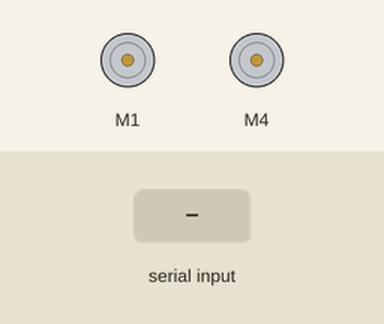
The sketch below on a simulated Arduino Uno, built with avr-gcc and run on an emulated ATmega328P. Parts: 2 × DC motor (green arrow = forward, orange = backward, longer = faster). The test bench sets the inputs (shaded band).

Above: at 1.2 s.
1.3 s: "F" received over the second serial link
At 2.5 s:
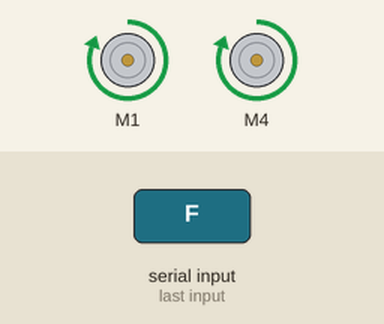
2.8 s: "B" received over the second serial link
At 3.9 s:
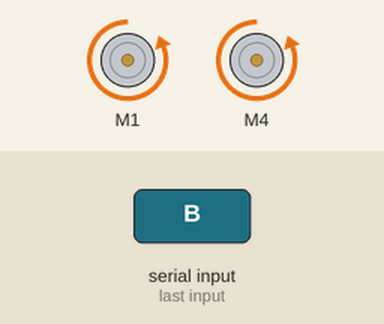
4.3 s: "L" received over the second serial link
At 4.7 s:
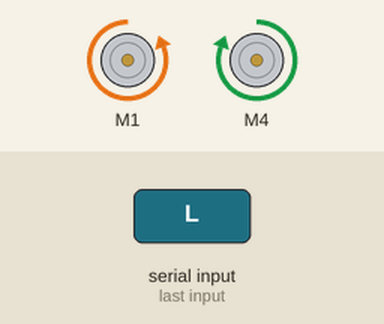
6.3 s: "R" received over the second serial link
At 6.7 s:
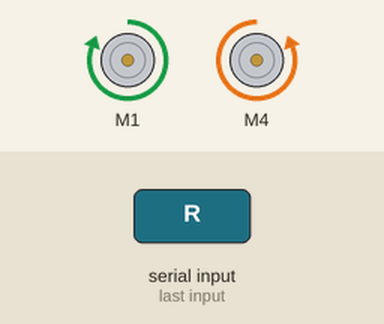
8.3 s: "S" received over the second serial link
At 9.3 s:
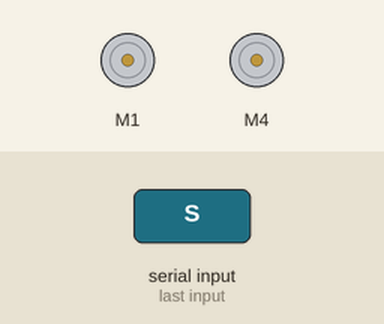
Timing chart, 0 to 10.8 s (numbered marks = the images above; inputs shaded):
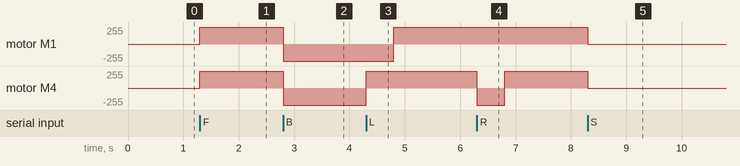

Measured:
- after the input at 1.3 s, motor M1, motor M4: stopped → forward 255/255 at once
- after the input at 2.8 s, motor M1, motor M4: forward 255/255 → backward 255/255 at once
- after the input at 4.3 s, motor M1: backward 255/255 → forward 255/255 after 0.50 s; motor M4: backward 255/255 → forward 255/255 at once
- after the input at 6.3 s, motor M4: forward 255/255 → backward 255/255 at once, → forward 255/255 0.50 s later
- after the input at 8.3 s, motor M1, motor M4: forward 255/255 → stopped at once

The sketch:

done1.ino
```cpp
#include <AFMotor.h>
#include <SoftwareSerial.h>

SoftwareSerial BTSerial(2, 3); // RX, TX, connected to pins 2 and 3 on Arduino Uno

// Create the motor shield object with the default I2C address
AF_DCMotor motor1(1); // Motor M1
AF_DCMotor motor2(4); // Motor M4

const int trigPin = 6; // Pin connected to the ultrasonic sensor's trigger pin
const int echoPin = 7;

void setup() {
  // Set up serial communication with a baud rate of 9600
  BTSerial.begin(9600);

  // Set up motors
  motor1.setSpeed(255);
  motor2.setSpeed(255);
}

void loop() {
  if (BTSerial.available()) {
    char command = BTSerial.read(); // Read the incoming command from Bluetooth

    // Perform action based on the received command
    switch (command) {
      case 'F': // Forward
        forward();
        break;
      case 'B': // Backward
        backward();
        break;
      case 'L': // Left-forward
        leftForward();
        break;
      case 'R': // Right-forward
        rightForward();
        break;
      case 'S': // Stop
        stop();
        break;
    }
  }
}

void forward() {
  motor1.run(FORWARD);
  motor2.run(FORWARD);
}

void backward() {
  motor1.run(BACKWARD);
  motor2.run(BACKWARD);
}

void leftForward() {
  motor1.run(BACKWARD);
  motor2.run(FORWARD);
  delay(500); // Adjust this delay according to the time needed for the turn
  forward(); // Move forward after turning left
}

void rightForward() {
  motor1.run(FORWARD);
  motor2.run(BACKWARD);
  delay(500);
  forward();
}

void stop() {
  motor1.run(RELEASE);
  motor2.run(RELEASE);
}
```
